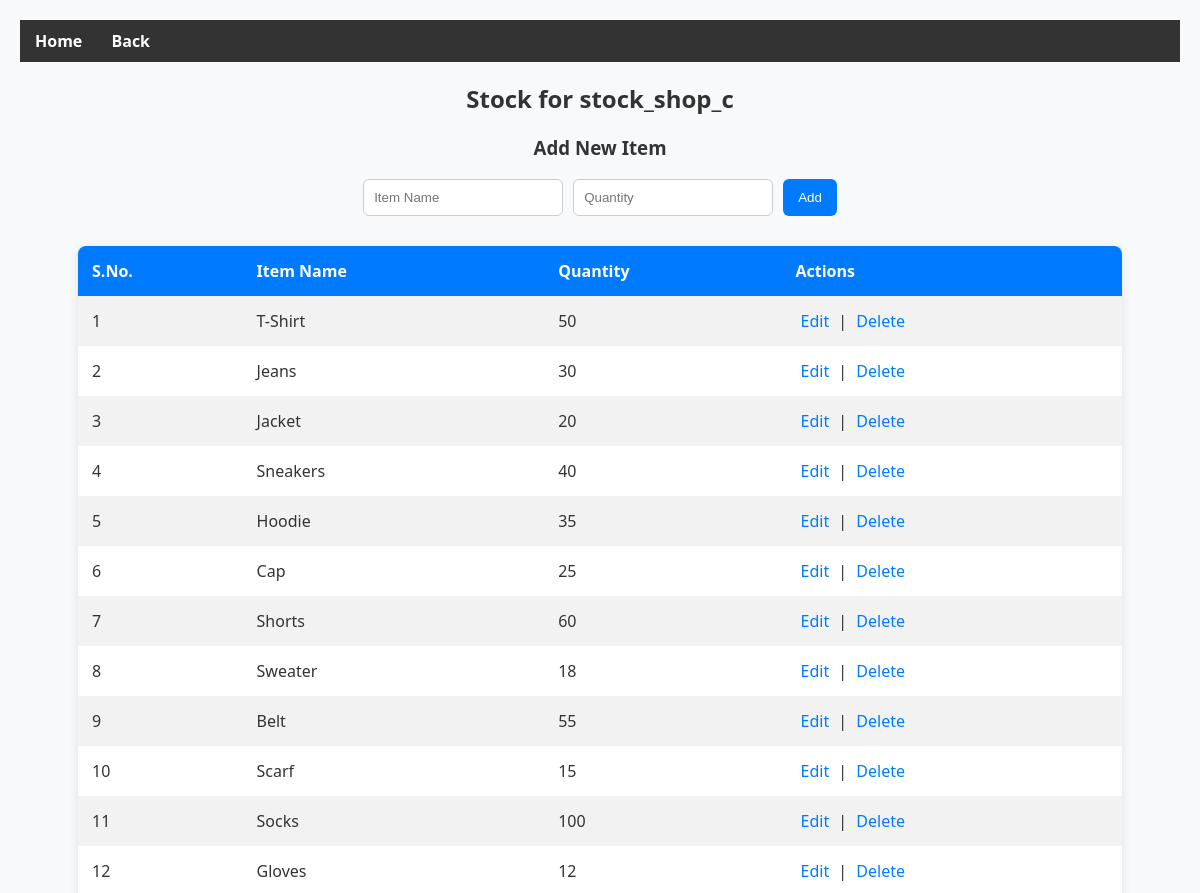
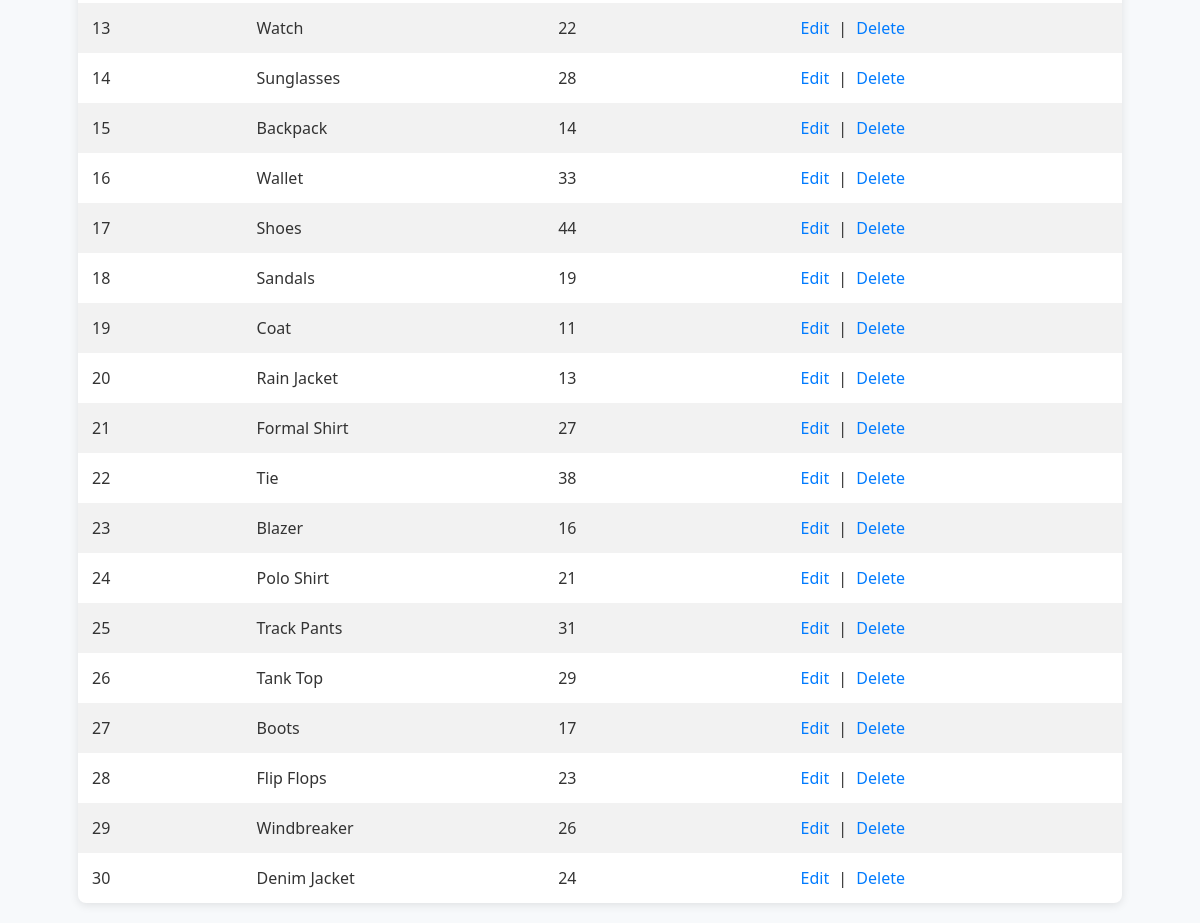
Page /stock.php?table=stock_shop_c (signed in) on the committed database (2 pictures, top to bottom).
### tables this page shows
CREATE TABLE `stock_shop_c` (
  `id` int(11) NOT NULL,
  `item_name` varchar(255) NOT NULL,
  `quantity` int(11) NOT NULL
);

### stock.php (the view, shortened to what this page needs)
<?php
include 'navbar.php'; ?>
<?php
$conn = new mysqli('localhost', 'root', '', 'multi_shop_stock');
$table = $_GET['table'] ?? '';
?>
<!DOCTYPE html>
<html>
<head>
</head>
<body>
<h2>Stock for <?= htmlspecialchars($table) ?></h2>
<h3>Add New Item</h3>
<form method="POST" action="add_stock.php">
    <input type="text" name="item_name" placeholder="Item Name" required>
    <input type="number" name="quantity" placeholder="Quantity" required>
    <button type="submit">Add</button>
</form>
<table>
    <tr>
        <th>S.No.</th>
        <th>Item Name</th>
        <th>Quantity</th>
        <th>Actions</th>
    </tr>
    <?php
    $result = $conn->query("SELECT * FROM `$table`");
    $serial = 1;
    while ($row = $result->fetch_assoc()) {
        echo "<tr>
            <td>$serial</td>
            <td>{$row['item_name']}</td>
            <td>{$row['quantity']}</td>
            <td>
                <a href='update_stock.php?table=$table&id={$row['id']}'>Edit</a> |
                <a href='delete_stock.php?table=$table&id={$row['id']}'>Delete</a>
            </td>
        </tr>";
        $serial++;
    }
    ?>
</table>
</body>
</html>

### stock.php (style rules this page uses)
body { font-family: 'Segoe UI', Tahoma, Geneva, Verdana, sans-serif; background-color: #f7f9fb; color: #333; margin: 0; padding:20px; }
h2, h3 { text-align: center; color: #333; }
form { display: flex; justify-content: center; gap: 10px; margin-bottom: 30px; flex-wrap: wrap; }
input[type="text"], input[type="number"] { padding: 10px; border: 1px solid #ccc; border-radius: 6px; width: 200px; }
button { padding: 10px 15px; background-color: #007BFF; color: white; border: none; border-radius: 6px; cursor: pointer; }
table { border-collapse: collapse; width: 90%; margin: 0 auto; background-color: white; border-radius: 8px; overflow: hidden; box-shadow: 0 2px 10px rgba(0,0,0,0.1); }
th, td { padding: 14px; text-align: left; }
th { background-color: #007BFF; color: white; }
tr:nth-child(even) { background-color: #f2f2f2; }
a { color: #007BFF; text-decoration: none; margin: 0 5px; }

### rows in the picture
stock_shop_c: item_name "T-Shirt", quantity "50"
stock_shop_c: item_name "Jeans", quantity "30"
stock_shop_c: item_name "Jacket", quantity "20"
stock_shop_c: item_name "Sneakers", quantity "40"
stock_shop_c: item_name "Hoodie", quantity "35"
stock_shop_c: item_name "Cap", quantity "25"
stock_shop_c: item_name "Shorts", quantity "60"
stock_shop_c: item_name "Sweater", quantity "18"
stock_shop_c: item_name "Belt", quantity "55"
stock_shop_c: item_name "Scarf", quantity "15"
stock_shop_c: item_name "Socks", quantity "100"
stock_shop_c: item_name "Gloves", quantity "12"
stock_shop_c: item_name "Watch", quantity "22"
stock_shop_c: item_name "Sunglasses", quantity "28"
stock_shop_c: item_name "Backpack", quantity "14"
stock_shop_c: item_name "Wallet", quantity "33"
stock_shop_c: item_name "Shoes", quantity "44"
stock_shop_c: item_name "Sandals", quantity "19"
stock_shop_c: item_name "Coat", quantity "11"
stock_shop_c: item_name "Rain Jacket", quantity "13"
stock_shop_c: item_name "Formal Shirt", quantity "27"
stock_shop_c: item_name "Tie", quantity "38"
stock_shop_c: item_name "Blazer", quantity "16"
stock_shop_c: item_name "Polo Shirt", quantity "21"
stock_shop_c: item_name "Track Pants", quantity "31"
stock_shop_c: item_name "Tank Top", quantity "29"
stock_shop_c: item_name "Boots", quantity "17"
stock_shop_c: item_name "Flip Flops", quantity "23"
stock_shop_c: item_name "Windbreaker", quantity "26"
stock_shop_c: item_name "Denim Jacket", quantity "24"

### other values in the picture
$table "stock_shop_c"
